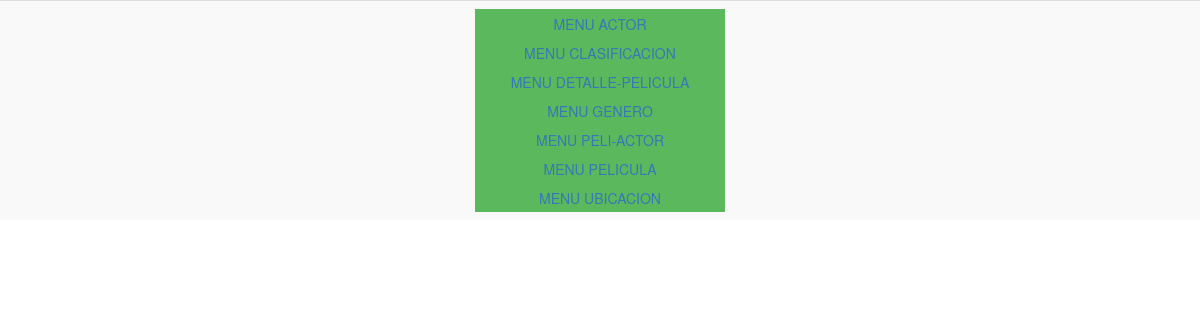
Page /Vista/menu.php on the committed database.
### tables this page shows
CREATE TABLE `menu` (
  `idmenu` varchar(5) DEFAULT '',
  `nombremenu` varchar(45) DEFAULT ''
);

### Vista/submenu.php (the view, shortened to what this page needs)
<?php
include ("../Conexion/conexion.php");
?>
<table width="426" height="51" border="0" align="center" cellpadding="0"
	cellspacing="0" class="tablainterna">
	<tr>
		<td width="426"><table width="250" border="0" align="center"
				cellpadding="0" cellspacing="0" class="tablainterna">
        <?php
								$consulta = "select idMenu, nombreMenu from menu order by nombreMenu";
								$res = mysqli_query ( $cnn, $consulta );
								while ( $row = mysqli_fetch_array ( $res ) ) {
									?>
        <tr>
					<td height="10" valign="top"><table width="250" border="0"
							align="center" cellpadding="0" cellspacing="5"
							class="tablainterna">
							<tr>
								<td height="29" align="center" bgcolor="#5cb85c"><a
									href="javascript:disp<?php echo $row['idMenu'];?>()"><?php echo $row['nombreMenu'];?></a></td>
							</tr>
						</table></td>
				</tr>
        <?php	}	?>
      </table></td>
	</tr>
</table>

### rows in the picture
menu: nombremenu "MENU ACTOR"
menu: nombremenu "MENU CLASIFICACION"
menu: nombremenu "MENU DETALLE-PELICULA"
menu: nombremenu "MENU GENERO"
menu: nombremenu "MENU PELI-ACTOR"
menu: nombremenu "MENU PELICULA"
menu: nombremenu "MENU UBICACION"
